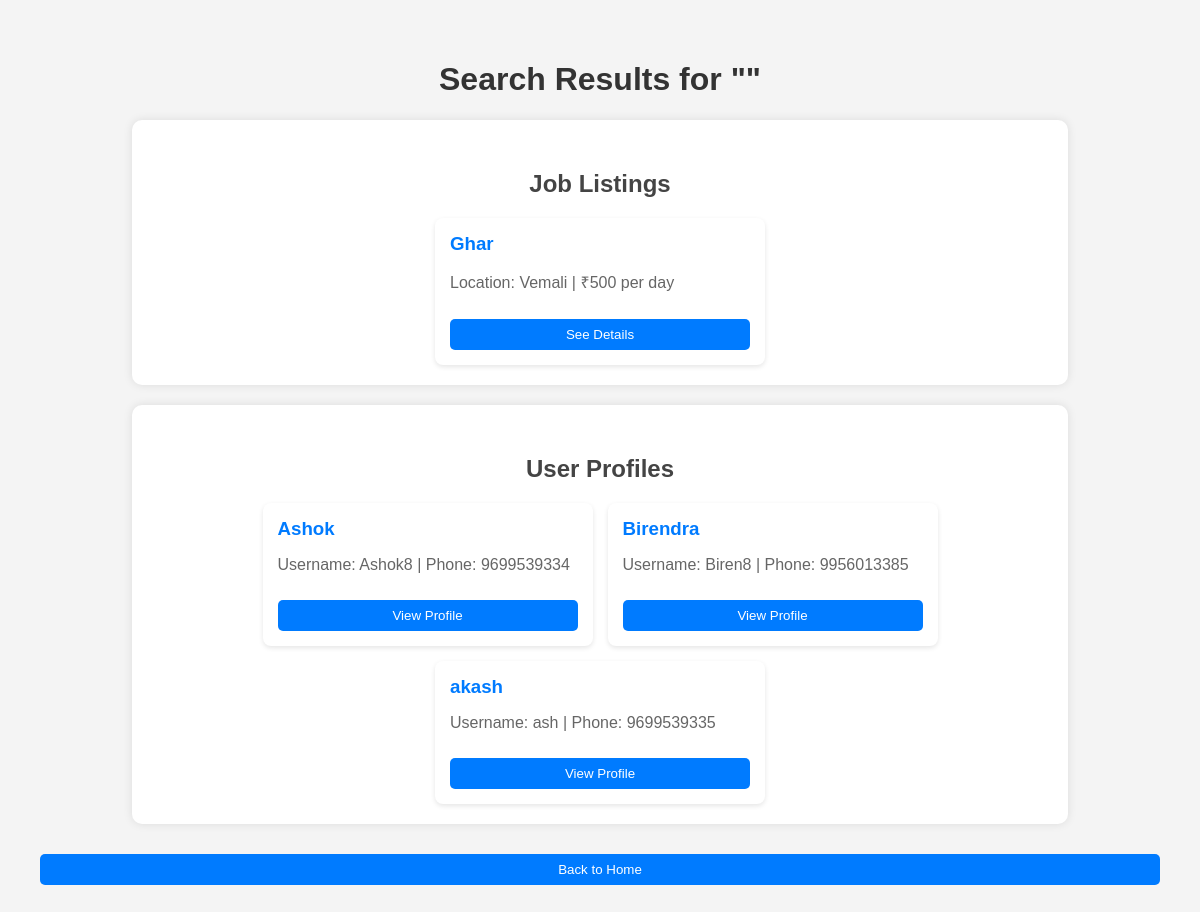
Before: /search with the older database file.
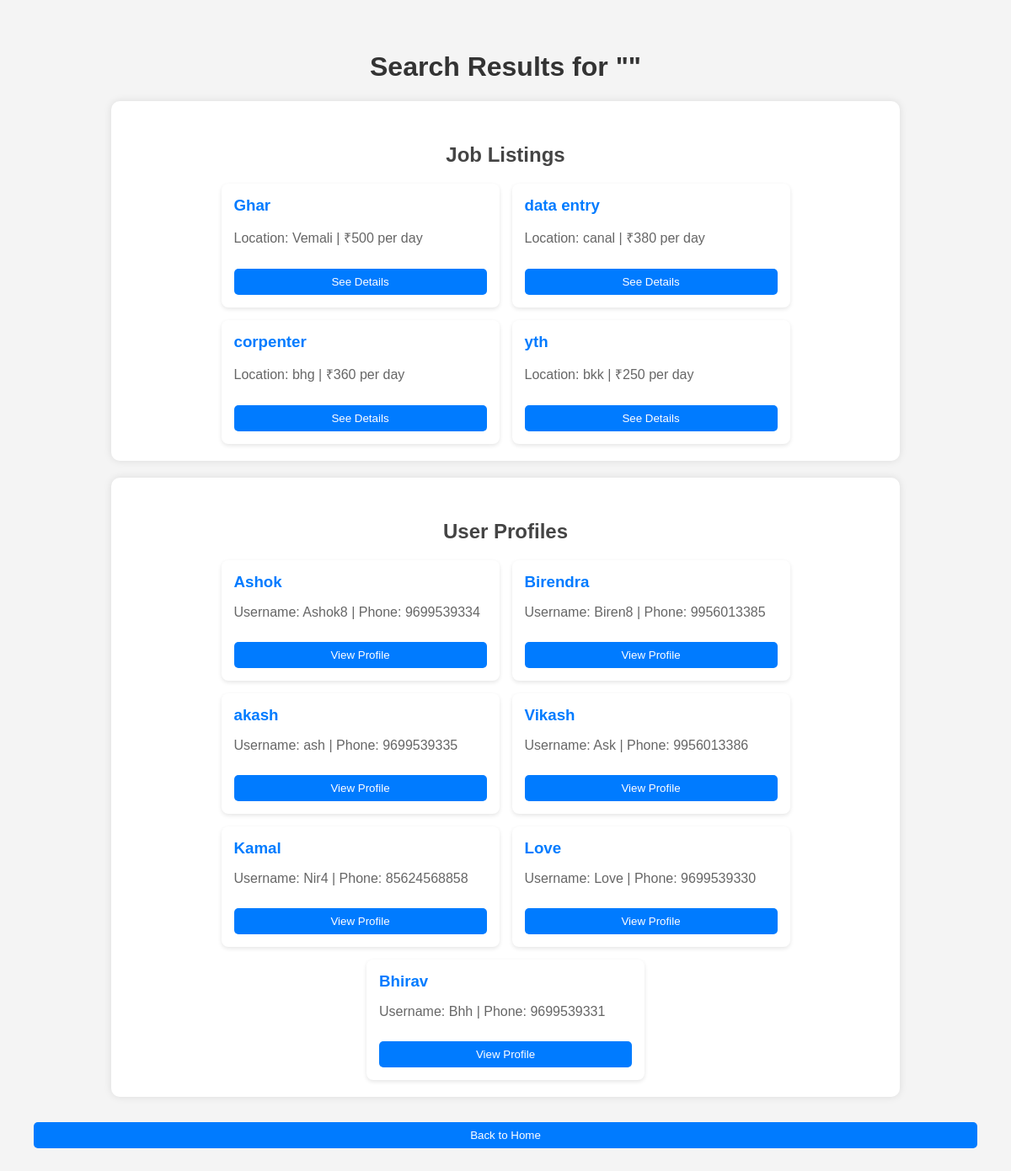
After: the same page with the newer database file.
### tables this page shows
CREATE TABLE jobs (
                        id INTEGER PRIMARY KEY AUTOINCREMENT,
                        title TEXT NOT NULL,
                        description TEXT NOT NULL,
                        location TEXT NOT NULL,
                        salary INTEGER NOT NULL,
                        category TEXT NOT NULL,
                        employer TEXT NOT NULL);

CREATE TABLE users (
                        id INTEGER PRIMARY KEY AUTOINCREMENT,
                        name TEXT NOT NULL,
                        phone TEXT UNIQUE NOT NULL,
                        email TEXT UNIQUE NOT NULL,
                        username TEXT UNIQUE NOT NULL,
                        password TEXT NOT NULL,
                        role TEXT CHECK(role IN ('worker', 'employer')) NOT NULL,
                        location TEXT,
                        skills TEXT,
                        experience INTEGER,
                        company_name TEXT,
                        profile_picture TEXT
                    );

### app.py (the view)
@app.route('/search', methods=['GET'])
def search():
    query = request.args.get('q', '').strip()  # User ka search query
    conn = get_db_connection()
    jobs = conn.execute(
        "SELECT * FROM jobs WHERE title LIKE ? OR location LIKE ? OR category LIKE ?",
        (f"%{query}%", f"%{query}%", f"%{query}%")
    ).fetchall()
    users = conn.execute(
        "SELECT * FROM users WHERE name LIKE ? OR username LIKE ? OR phone LIKE ?",
        (f"%{query}%", f"%{query}%", f"%{query}%")
    ).fetchall()
    conn.close()
    return render_template('search_results.html', query=query, jobs=jobs, users=users)

### app.py (called while the page is built)
def get_db_connection():
    conn = sqlite3.connect('majdur.db')
    conn.row_factory = sqlite3.Row
    return conn

### templates/search_results.html (shortened to what this page needs)
<!DOCTYPE html>
<html>
<head>
    <link rel="stylesheet" href="{{ url_for('static', filename='search.css') }}">
</head>
<body>
    <h1>Search Results for "{{ query }}"</h1>
    <section class="featured-jobs">
        <h2>Job Listings</h2>
        <div class="job-list">
            {% if jobs %}
                {% for job in jobs %}
                <div class="job">
                    <h3>{{ job['title'] }}</h3>
                    <p>Location: {{ job['location'] }} | ₹{{ job['salary'] }} per day</p>
                    <a href="{{ url_for('job_details', job_id=job['id']) }}">
                        <button>See Details</button>
                    </a>
                </div>
                {% endfor %}
            {% else %}
                <p>No jobs found!</p>
            {% endif %}
        </div>
    </section>
    <section class="featured-users">
        <h2>User Profiles</h2>
        <div class="user-list">
            {% if users %}
                {% for user in users %}
                <div class="user">
                    <h3>{{ user['name'] }}</h3>
                    <p>Username: {{ user['username'] }} | Phone: {{ user['phone'] }}</p>
                    <a href="{{ url_for('user_profile', username=user['username']) }}">
                        <button>View Profile</button>
                    </a>
                </div>
                {% endfor %}
            {% else %}
                <p>No users found!</p>
            {% endif %}
        </div>
    </section>
    <a href="/"><button>Back to Home</button></a>
</body>
</html>

### static/search.css (style rules this page uses)
body { font-family: Arial, sans-serif; margin: 20px; padding: 20px; background-color: #f4f4f4; text-align: center; }
h1 { color: #333; }
h2 { color: #444; margin-top: 30px; }
.featured-jobs, .featured-users { background: white; padding: 20px; border-radius: 10px; box-shadow: 0 0 10px rgba(0, 0, 0, 0.1); margin: 20px auto; width: 80%; }
.job-list, .user-list { display: flex; flex-wrap: wrap; justify-content: center; gap: 15px; }
.job, .user { background: #fff; padding: 15px; border-radius: 8px; box-shadow: 0 2px 5px rgba(0, 0, 0, 0.1); width: 300px; text-align: left; }
.job h3, .user h3 { margin: 0 0 10px; color: #007BFF; }
p { color: #666; }
button { background: #007BFF; color: white; padding: 8px 15px; border: none; border-radius: 5px; cursor: pointer; margin-top: 10px; }
a { text-decoration: none; }
a button { width: 100%; }

Changed rows visible on the page:
added jobs: title "data entry", location "canal", salary "380"
added jobs: title "corpenter", location "bhg", salary "360"
added jobs: title "yth", location "bkk", salary "250"
added users: name "Vikash", username "Ask", phone "9956013386"
added users: name "Kamal", username "Nir4", phone "85624568858"
added users: name "Love", username "Love", phone "9699539330"
added users: name "Bhirav", username "Bhh", phone "9699539331"
